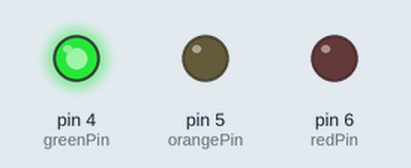
A sketch run on a simulated Arduino Uno, built with avr-gcc and run on an emulated ATmega328P. Parts: output pins drawn as LEDs (lit = HIGH).

Above: at 1.5 s.
At 3.5 s:
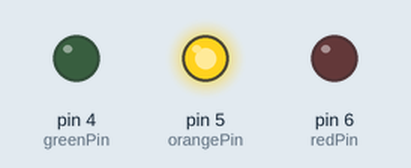
At 5.5 s:
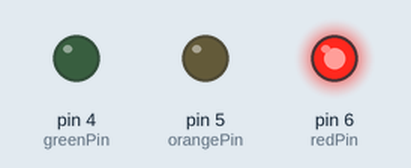
Timing chart, 0 to 9.1 s (numbered marks = the images above):
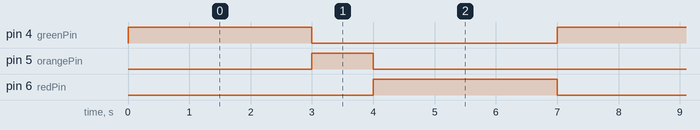

The sketch:

Simple_Traffic_Signal.ino
```cpp
/*
 Let's create a simple traffic light using three LEDs
 such as red, green, orange and using delay() function
 to toggle the state of each led.
 Red LED for 3s,
 Green LED for 3s,
 Orange for 1s.
*/

int redPin = 6;
int greenPin = 4;
int orangePin = 5;

void setup()
 {
  // To get the output define the mode for respective pins.
  pinMode(redPin, OUTPUT);
  pinMode(greenPin, OUTPUT);
  pinMode(orangePin, OUTPUT);
 }

void loop()
 {
  //To blink the signal, here one by one led will glow in loop.
  //Green LED
  digitalWrite(greenPin, HIGH);
  delay(3000);
  digitalWrite(greenPin, LOW);

  //Orange LED
  digitalWrite(orangePin, HIGH);
  delay(1000);
  digitalWrite(orangePin, LOW);

  //Red LED
  digitalWrite(redPin, HIGH);
  delay(3000);
  digitalWrite(redPin, LOW);

 }
```

Measured:
- by itself, pin 4 (greenPin), pin 6 (redPin): alternates HIGH for 3.0 s and LOW for 4.0 s
- by itself, pin 5 (orangePin): alternates HIGH for 1.0 s and LOW for 6.0 s
- by itself, everything shown: repeats every 7.0 s, in 4 steps
